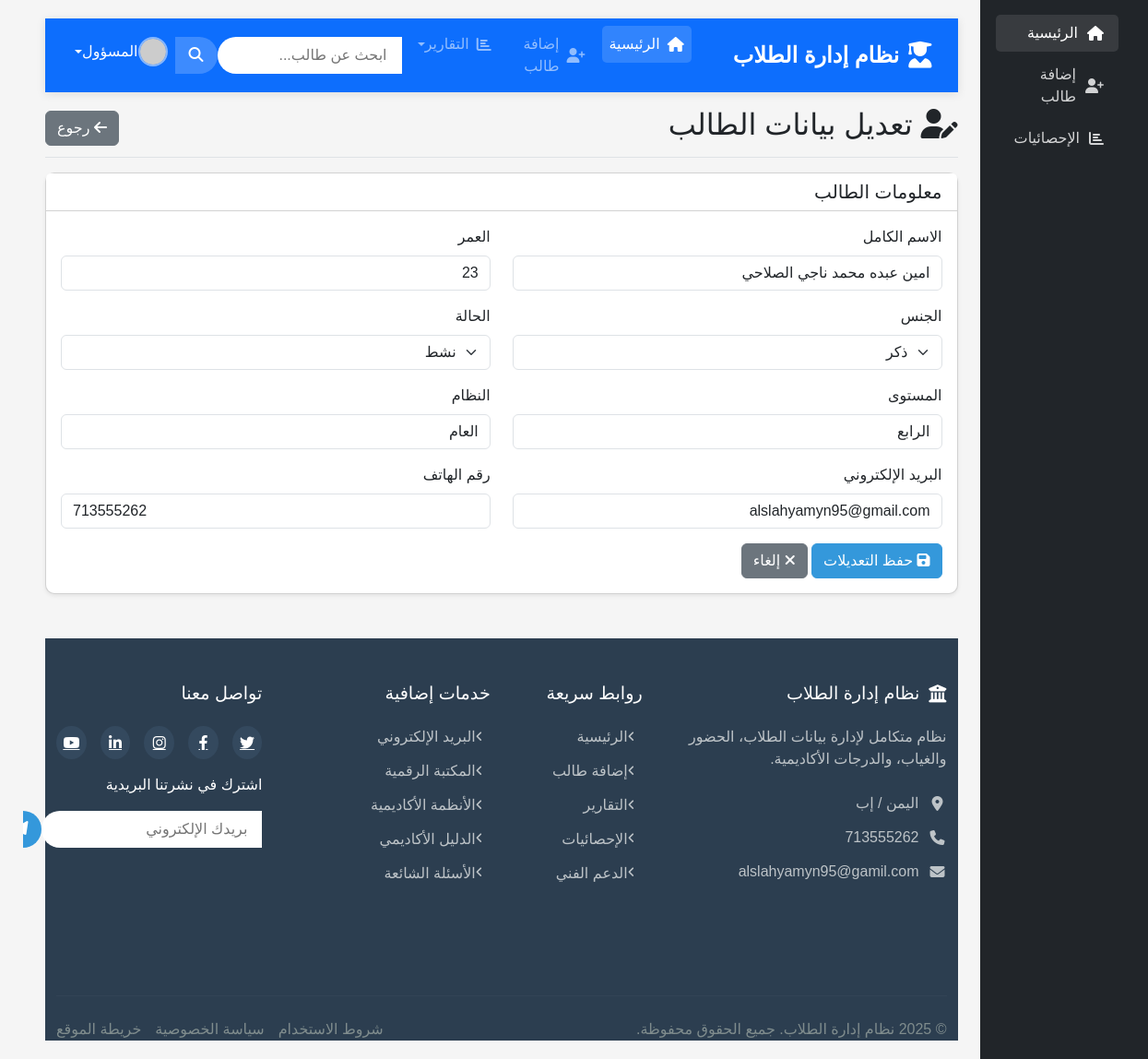
Page /edit/4/ on the committed database.
### Lab4/models.py (models this page shows, shortened)
class Students2(models.Model):
    GENDER_CHOICES = [
        ('ذكر', 'ذكر'),
        ('أنثى', 'أنثى'),
    ]
    STATUS_CHOICES = [
        ('نشط', 'نشط'),
        ('غير نشط', 'غير نشط'),
    ]
    name = models.CharField(max_length=100, verbose_name="الاسم الكامل")
    age = models.IntegerField(verbose_name="العمر")
    state = models.CharField(max_length=10, choices=STATUS_CHOICES, verbose_name="الحالة")
    gender = models.CharField(max_length=10, choices=GENDER_CHOICES, verbose_name="الجنس")
    level = models.CharField(max_length=50, verbose_name="المستوى")
    email = models.EmailField(verbose_name="الإيميل")
    phone = models.CharField(max_length=20, verbose_name="رقم الهاتف")
    system = models.CharField(max_length=50, verbose_name="النظام")
    class Meta:
        verbose_name = "طالب"
        verbose_name_plural = "الطلاب"

### Lab4/views.py (the view)
# urls.py: path('edit/<int:student_id>/', views.edit_student, name='edit_student'),
def edit_student(request, student_id):
    student = get_object_or_404(Students2, id=student_id)
    if request.method == 'POST':
        form = StudentForm(request.POST, instance=student)
        if form.is_valid():
            form.save()
            return redirect('student_list')
    else:
        form = StudentForm(instance=student)
    return render(request, 'lab4/edit.html', {
        'form': form,
        'student': student
    })

### Lab4/forms.py
class StudentForm(forms.ModelForm):
    class Meta:
        model = Students2
        fields = '__all__'
        widgets = {
            'name': forms.TextInput(attrs={'class': 'form-control'}),
            'age': forms.NumberInput(attrs={'class': 'form-control'}),
            'state': forms.Select(attrs={'class': 'form-select'}),
            'gender': forms.Select(attrs={'class': 'form-select'}),
            'level': forms.TextInput(attrs={'class': 'form-control'}),
            'email': forms.EmailInput(attrs={'class': 'form-control'}),
            'phone': forms.TextInput(attrs={'class': 'form-control'}),
            'system': forms.TextInput(attrs={'class': 'form-control'}),
        }

### templates/lab4/edit.html (shortened to what this page needs)
{% extends 'lab4/base.html' %}
{% block content %}
<div class="d-flex justify-content-between flex-wrap flex-md-nowrap align-items-center pt-3 pb-2 mb-3 border-bottom">
    <h1 class="h2"><i class="fas fa-user-edit"></i> تعديل بيانات الطالب</h1>
    <div class="btn-toolbar mb-2 mb-md-0">
        <a href="{% url 'student_list' %}" class="btn btn-secondary">
            <i class="fas fa-arrow-left"></i> رجوع
        </a>
    </div>
</div>
<div class="card shadow-sm">
    <div class="card-header bg-white">
        <h5 class="mb-0">معلومات الطالب</h5>
    </div>
    <div class="card-body">
        <form method="post" class="needs-validation" novalidate>
            <div class="row mb-3">
                <div class="col-md-6">
                    <label for="name" class="form-label">الاسم الكامل</label>
                    <input type="text" class="form-control" id="name" name="name" value="{{ student.name }}" required>
                </div>
                <div class="col-md-6">
                    <label for="age" class="form-label">العمر</label>
                    <input type="number" class="form-control" id="age" name="age" value="{{ student.age }}" required>
                </div>
            </div>
            <div class="row mb-3">
                <div class="col-md-6">
                    <label for="gender" class="form-label">الجنس</label>
                    <select class="form-select" id="gender" name="gender" required>
                        <option value="ذكر" {% if student.gender == 'ذكر' %}selected{% endif %}>ذكر</option>
                    </select>
                </div>
                <div class="col-md-6">
                    <label for="state" class="form-label">الحالة</label>
                    <select class="form-select" id="state" name="state" required>
                        <option value="نشط" {% if student.state == 'نشط' %}selected{% endif %}>نشط</option>
                    </select>
                </div>
            </div>
            <div class="row mb-3">
                <div class="col-md-6">
                    <label for="level" class="form-label">المستوى</label>
                    <input type="text" class="form-control" id="level" name="level" value="{{ student.level }}" required>
                </div>
                <div class="col-md-6">
                    <label for="system" class="form-label">النظام</label>
                    <input type="text" class="form-control" id="system" name="system" value="{{ student.system }}" required>
                </div>
            </div>
            <div class="row mb-3">
                <div class="col-md-6">
                    <label for="email" class="form-label">البريد الإلكتروني</label>
                    <input type="email" class="form-control" id="email" name="email" value="{{ student.email }}" required>
                </div>
                <div class="col-md-6">
                    <label for="phone" class="form-label">رقم الهاتف</label>
                    <input type="tel" class="form-control" id="phone" name="phone" value="{{ student.phone }}" required>
                </div>
            </div>
            <div class="text-end">
                <button type="submit" class="btn btn-primary">
                    <i class="fas fa-save"></i> حفظ التعديلات
                </button>
                <a href="{% url 'student_list' %}" class="btn btn-secondary">
                    <i class="fas fa-times"></i> إلغاء
                </a>
            </div>
        </form>
    </div>
</div>
{% endblock %}

### templates/lab4/base.html (style rules this page uses)
:root { --primary: #3498db; --secondary: #2c3e50; --success: #2ecc71; --danger: #e74c3c; --light: #f8f9fa; --dark: #343a40; }
body { font-family: 'Tajawal', sans-serif; background-color: #f5f5f5; }
.card { border-radius: 10px; box-shadow: 0 4px 6px rgba(0, 0, 0, 0.1); }
.btn-primary { background-color: var(--primary); border-color: var(--primary); }

### rows in the picture
Students2: name "امين عبده محمد ناجي الصلاحي", age "23", gender "ذكر", state "نشط", level "الرابع", system "العام", email "alslahyamyn95@gmail.com", phone "713555262"
